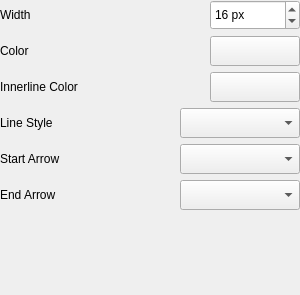
<?xml version="1.0" encoding="UTF-8"?>
<ui version="4.0">
 <class>C_GiSyLineWidget</class>
 <widget class="QWidget" name="C_GiSyLineWidget">
  <property name="geometry">
   <rect>
    <x>0</x>
    <y>0</y>
    <width>300</width>
    <height>295</height>
   </rect>
  </property>
  <property name="sizePolicy">
   <sizepolicy hsizetype="Fixed" vsizetype="Preferred">
    <horstretch>0</horstretch>
    <verstretch>0</verstretch>
   </sizepolicy>
  </property>
  <property name="minimumSize">
   <size>
    <width>300</width>
    <height>0</height>
   </size>
  </property>
  <property name="maximumSize">
   <size>
    <width>300</width>
    <height>16777215</height>
   </size>
  </property>
  <property name="windowTitle">
   <string>Form</string>
  </property>
  <layout class="QGridLayout" name="gridLayout">
   <property name="leftMargin">
    <number>0</number>
   </property>
   <property name="topMargin">
    <number>0</number>
   </property>
   <property name="rightMargin">
    <number>0</number>
   </property>
   <property name="bottomMargin">
    <number>0</number>
   </property>
   <item row="0" column="0">
    <layout class="QVBoxLayout" name="pc_VerticalLayout" stretch="0,0,0,0,0,0,1">
     <item>
      <layout class="QHBoxLayout" name="pc_HorizontalLayout1" stretch="0,1,0">
       <property name="sizeConstraint">
        <enum>QLayout::SetDefaultConstraint</enum>
       </property>
       <item>
        <widget class="stw::opensyde_gui_elements::C_OgeLabToolTipBase" name="pc_LabelWidth">
         <property name="styleRole" stdset="0">
          <string>group-item</string>
         </property>
         <property name="text">
          <string>Width</string>
         </property>
        </widget>
       </item>
       <item>
        <spacer name="pc_HorizontalSpacer_3">
         <property name="orientation">
          <enum>Qt::Horizontal</enum>
         </property>
         <property name="sizeHint" stdset="0">
          <size>
           <width>40</width>
           <height>20</height>
          </size>
         </property>
        </spacer>
       </item>
       <item>
        <widget class="stw::opensyde_gui_elements::C_OgeSpxToolTipBase" name="pc_SpinBoxWidth">
           <property name="styleRole" stdset="0">
            <string>spx-number</string>
           </property>
         <property name="minimumSize">
          <size>
           <width>90</width>
           <height>30</height>
          </size>
         </property>
         <property name="maximumSize">
          <size>
           <width>90</width>
           <height>30</height>
          </size>
         </property>
         <property name="suffix">
          <string> px</string>
         </property>
         <property name="value">
          <number>16</number>
         </property>
        </widget>
       </item>
      </layout>
     </item>
     <item>
      <layout class="QHBoxLayout" name="pc_HorizontalLayout2" stretch="0,1,0">
       <item>
        <widget class="stw::opensyde_gui_elements::C_OgeLabToolTipBase" name="pc_LabelColor">
         <property name="styleRole" stdset="0">
          <string>group-item</string>
         </property>
         <property name="text">
          <string>Color</string>
         </property>
        </widget>
       </item>
       <item>
        <spacer name="pc_HorizontalSpacer_5">
         <property name="orientation">
          <enum>Qt::Horizontal</enum>
         </property>
         <property name="sizeHint" stdset="0">
          <size>
           <width>40</width>
           <height>20</height>
          </size>
         </property>
        </spacer>
       </item>
       <item>
        <widget class="QPushButton" name="pc_BushButtonColor">
         <property name="styleRole" stdset="0">
          <string>color-only</string>
         </property>
         <property name="sizePolicy">
          <sizepolicy hsizetype="Fixed" vsizetype="Fixed">
           <horstretch>0</horstretch>
           <verstretch>0</verstretch>
          </sizepolicy>
         </property>
         <property name="minimumSize">
          <size>
           <width>90</width>
           <height>30</height>
          </size>
         </property>
         <property name="maximumSize">
          <size>
           <width>90</width>
           <height>30</height>
          </size>
         </property>
         <property name="text">
          <string/>
         </property>
        </widget>
       </item>
      </layout>
     </item>
     <item>
      <layout class="QHBoxLayout" name="pc_HorizontalLayoutColorInner" stretch="0,1,0">
       <item>
        <widget class="stw::opensyde_gui_elements::C_OgeLabToolTipBase" name="pc_LabelColorInner">
         <property name="styleRole" stdset="0">
          <string>group-item</string>
         </property>
         <property name="text">
          <string>Innerline Color</string>
         </property>
        </widget>
       </item>
       <item>
        <spacer name="pc_HorizontalSpacerColorInner">
         <property name="orientation">
          <enum>Qt::Horizontal</enum>
         </property>
         <property name="sizeHint" stdset="0">
          <size>
           <width>40</width>
           <height>20</height>
          </size>
         </property>
        </spacer>
       </item>
       <item>
        <widget class="QPushButton" name="pc_BushButtonColorInner">
         <property name="styleRole" stdset="0">
          <string>color-only</string>
         </property>
         <property name="minimumSize">
          <size>
           <width>90</width>
           <height>30</height>
          </size>
         </property>
         <property name="maximumSize">
          <size>
           <width>90</width>
           <height>30</height>
          </size>
         </property>
         <property name="text">
          <string/>
         </property>
        </widget>
       </item>
      </layout>
     </item>
     <item>
      <layout class="QHBoxLayout" name="pc_HorizontalLayout4" stretch="0,1,0">
       <item>
        <widget class="stw::opensyde_gui_elements::C_OgeLabToolTipBase" name="pc_LabelLineStyle">
         <property name="styleRole" stdset="0">
          <string>group-item</string>
         </property>
         <property name="text">
          <string>Line Style</string>
         </property>
        </widget>
       </item>
       <item>
        <spacer name="pc_HorizontalSpacer">
         <property name="orientation">
          <enum>Qt::Horizontal</enum>
         </property>
         <property name="sizeHint" stdset="0">
          <size>
           <width>40</width>
           <height>20</height>
          </size>
         </property>
        </spacer>
       </item>
       <item>
        <widget class="stw::opensyde_gui_elements::C_OgeCbxIconOnly" name="pc_ComboBoxLineStyle">
         <property name="styleRole" stdset="0">
          <string>cbx-line</string>
         </property>
         <property name="sizePolicy">
          <sizepolicy hsizetype="Fixed" vsizetype="Fixed">
           <horstretch>0</horstretch>
           <verstretch>0</verstretch>
          </sizepolicy>
         </property>
         <property name="minimumSize">
          <size>
           <width>120</width>
           <height>30</height>
          </size>
         </property>
         <property name="maximumSize">
          <size>
           <width>120</width>
           <height>30</height>
          </size>
         </property>
         <property name="iconSize">
          <size>
           <width>50</width>
           <height>23</height>
          </size>
         </property>
         <item>
          <property name="text">
           <string/>
          </property>
          <property name="icon">
           <iconset resource="../../application.qrc">
            <normaloff>:/images/graphic_items/LineStyleSolid.png</normaloff>:/images/graphic_items/LineStyleSolid.png</iconset>
          </property>
         </item>
         <item>
          <property name="text">
           <string/>
          </property>
          <property name="icon">
           <iconset resource="../../application.qrc">
            <normaloff>:/images/graphic_items/LineStyleDash.png</normaloff>:/images/graphic_items/LineStyleDash.png</iconset>
          </property>
         </item>
         <item>
          <property name="text">
           <string/>
          </property>
          <property name="icon">
           <iconset resource="../../application.qrc">
            <normaloff>:/images/graphic_items/LineStyleDot.png</normaloff>:/images/graphic_items/LineStyleDot.png</iconset>
          </property>
         </item>
         <item>
          <property name="text">
           <string/>
          </property>
          <property name="icon">
           <iconset resource="../../application.qrc">
            <normaloff>:/images/graphic_items/LineStyleDashDot.png</normaloff>:/images/graphic_items/LineStyleDashDot.png</iconset>
          </property>
         </item>
         <item>
          <property name="text">
           <string/>
          </property>
          <property name="icon">
           <iconset resource="../../application.qrc">
            <normaloff>:/images/graphic_items/LineStyleDashDotDot.png</normaloff>:/images/graphic_items/LineStyleDashDotDot.png</iconset>
          </property>
         </item>
        </widget>
       </item>
      </layout>
     </item>
     <item>
      <layout class="QHBoxLayout" name="pc_HorizontalLayout5">
       <item>
        <widget class="stw::opensyde_gui_elements::C_OgeLabToolTipBase" name="pc_LabelLineStartArrow">
         <property name="styleRole" stdset="0">
          <string>group-item</string>
         </property>
         <property name="text">
          <string>Start Arrow</string>
         </property>
        </widget>
       </item>
       <item>
        <spacer name="pc_HorizontalSpacer_4">
         <property name="orientation">
          <enum>Qt::Horizontal</enum>
         </property>
         <property name="sizeHint" stdset="0">
          <size>
           <width>40</width>
           <height>20</height>
          </size>
         </property>
        </spacer>
       </item>
       <item>
        <widget class="stw::opensyde_gui_elements::C_OgeCbxIconOnly" name="pc_ComboBoxStartArrow">
         <property name="styleRole" stdset="0">
          <string>cbx-arrow</string>
         </property>
         <property name="sizePolicy">
          <sizepolicy hsizetype="Fixed" vsizetype="Fixed">
           <horstretch>0</horstretch>
           <verstretch>0</verstretch>
          </sizepolicy>
         </property>
         <property name="minimumSize">
          <size>
           <width>120</width>
           <height>30</height>
          </size>
         </property>
         <property name="maximumSize">
          <size>
           <width>120</width>
           <height>30</height>
          </size>
         </property>
         <property name="iconSize">
          <size>
           <width>50</width>
           <height>23</height>
          </size>
         </property>
         <item>
          <property name="text">
           <string/>
          </property>
          <property name="icon">
           <iconset resource="../../application.qrc">
            <normaloff>:/images/graphic_items/LineStyleSolid.png</normaloff>
            <selectedoff>:/images/graphic_items/LineStyleSolidSelected.png</selectedoff>:/images/graphic_items/LineStyleSolid.png</iconset>
          </property>
         </item>
         <item>
          <property name="text">
           <string/>
          </property>
          <property name="icon">
           <iconset resource="../../application.qrc">
            <normaloff>:/images/graphic_items/LineArrowHeadType1.png</normaloff>
            <selectedoff>:/images/graphic_items/LineArrowHeadType1Selected.png</selectedoff>:/images/graphic_items/LineArrowHeadType1.png</iconset>
          </property>
         </item>
         <item>
          <property name="text">
           <string/>
          </property>
          <property name="icon">
           <iconset resource="../../application.qrc">
            <normaloff>:/images/graphic_items/LineArrowHeadType2.png</normaloff>
            <selectedoff>:/images/graphic_items/LineArrowHeadType2Selected.png</selectedoff>:/images/graphic_items/LineArrowHeadType2.png</iconset>
          </property>
         </item>
         <item>
          <property name="text">
           <string/>
          </property>
          <property name="icon">
           <iconset resource="../../application.qrc">
            <normaloff>:/images/graphic_items/LineArrowHeadType3.png</normaloff>
            <selectedoff>:/images/graphic_items/LineArrowHeadType3Selected.png</selectedoff>:/images/graphic_items/LineArrowHeadType3.png</iconset>
          </property>
         </item>
         <item>
          <property name="text">
           <string/>
          </property>
          <property name="icon">
           <iconset resource="../../application.qrc">
            <normaloff>:/images/graphic_items/LineArrowHeadType4.png</normaloff>
            <selectedoff>:/images/graphic_items/LineArrowHeadType4Selected.png</selectedoff>:/images/graphic_items/LineArrowHeadType4.png</iconset>
          </property>
         </item>
         <item>
          <property name="text">
           <string/>
          </property>
          <property name="icon">
           <iconset resource="../../application.qrc">
            <normaloff>:/images/graphic_items/LineArrowHeadType5.png</normaloff>
            <selectedoff>:/images/graphic_items/LineArrowHeadType5Selected.png</selectedoff>:/images/graphic_items/LineArrowHeadType5.png</iconset>
          </property>
         </item>
        </widget>
       </item>
      </layout>
     </item>
     <item>
      <layout class="QHBoxLayout" name="pc_HorizontalLayout6">
       <item>
        <widget class="stw::opensyde_gui_elements::C_OgeLabToolTipBase" name="pc_LabelLineEndArrow">
         <property name="styleRole" stdset="0">
          <string>group-item</string>
         </property>
         <property name="text">
          <string>End Arrow</string>
         </property>
        </widget>
       </item>
       <item>
        <spacer name="pc_HorizontalSpacer_6">
         <property name="orientation">
          <enum>Qt::Horizontal</enum>
         </property>
         <property name="sizeHint" stdset="0">
          <size>
           <width>40</width>
           <height>20</height>
          </size>
         </property>
        </spacer>
       </item>
       <item>
        <widget class="stw::opensyde_gui_elements::C_OgeCbxIconOnly" name="pc_ComboBoxEndArrow">
         <property name="styleRole" stdset="0">
          <string>cbx-arrow</string>
         </property>
         <property name="sizePolicy">
          <sizepolicy hsizetype="Fixed" vsizetype="Fixed">
           <horstretch>0</horstretch>
           <verstretch>0</verstretch>
          </sizepolicy>
         </property>
         <property name="minimumSize">
          <size>
           <width>120</width>
           <height>30</height>
          </size>
         </property>
         <property name="maximumSize">
          <size>
           <width>120</width>
           <height>30</height>
          </size>
         </property>
         <property name="iconSize">
          <size>
           <width>50</width>
           <height>23</height>
          </size>
         </property>
         <item>
          <property name="text">
           <string/>
          </property>
          <property name="icon">
           <iconset resource="../../application.qrc">
            <normaloff>:/images/graphic_items/LineStyleSolid.png</normaloff>
            <selectedoff>:/images/graphic_items/LineStyleSolidSelected.png</selectedoff>:/images/graphic_items/LineStyleSolid.png</iconset>
          </property>
         </item>
         <item>
          <property name="text">
           <string/>
          </property>
          <property name="icon">
           <iconset resource="../../application.qrc">
            <normaloff>:/images/graphic_items/LineArrowHeadType1.png</normaloff>
            <selectedoff>:/images/graphic_items/LineArrowHeadType1Selected.png</selectedoff>:/images/graphic_items/LineArrowHeadType1.png</iconset>
          </property>
         </item>
         <item>
          <property name="text">
           <string/>
          </property>
          <property name="icon">
           <iconset resource="../../application.qrc">
            <normaloff>:/images/graphic_items/LineArrowHeadType2.png</normaloff>
            <selectedoff>:/images/graphic_items/LineArrowHeadType2Selected.png</selectedoff>:/images/graphic_items/LineArrowHeadType2.png</iconset>
          </property>
         </item>
         <item>
          <property name="text">
           <string/>
          </property>
          <property name="icon">
           <iconset resource="../../application.qrc">
            <normaloff>:/images/graphic_items/LineArrowHeadType3.png</normaloff>
            <selectedoff>:/images/graphic_items/LineArrowHeadType3Selected.png</selectedoff>:/images/graphic_items/LineArrowHeadType3.png</iconset>
          </property>
         </item>
         <item>
          <property name="text">
           <string/>
          </property>
          <property name="icon">
           <iconset resource="../../application.qrc">
            <normaloff>:/images/graphic_items/LineArrowHeadType4.png</normaloff>
            <selectedoff>:/images/graphic_items/LineArrowHeadType4Selected.png</selectedoff>:/images/graphic_items/LineArrowHeadType4.png</iconset>
          </property>
         </item>
         <item>
          <property name="text">
           <string/>
          </property>
          <property name="icon">
           <iconset resource="../../application.qrc">
            <normaloff>:/images/graphic_items/LineArrowHeadType5.png</normaloff>
            <selectedoff>:/images/graphic_items/LineArrowHeadType5Selected.png</selectedoff>:/images/graphic_items/LineArrowHeadType5.png</iconset>
          </property>
         </item>
        </widget>
       </item>
      </layout>
     </item>
     <item>
      <spacer name="pc_VerticalSpacer">
       <property name="orientation">
        <enum>Qt::Vertical</enum>
       </property>
       <property name="sizeHint" stdset="0">
        <size>
         <width>20</width>
         <height>40</height>
        </size>
       </property>
      </spacer>
     </item>
    </layout>
   </item>
  </layout>
 </widget>
 <customwidgets>
  <customwidget>
   <class>stw::opensyde_gui_elements::C_OgeLabToolTipBase</class>
   <extends>QLabel</extends>
   <header>C_OgeLabToolTipBase.hpp</header>
  </customwidget>
  <customwidget>
   <class>stw::opensyde_gui_elements::C_OgeSpxToolTipBase</class>
   <extends>QSpinBox</extends>
   <header>C_OgeSpxToolTipBase.hpp</header>
  </customwidget>
  <customwidget>
   <class>stw::opensyde_gui_elements::C_OgeCbxIconOnly</class>
   <extends>QComboBox</extends>
   <header>C_OgeCbxIconOnly.hpp</header>
  </customwidget>
 </customwidgets>
 <resources>
  <include location="../../application.qrc"/>
 </resources>
 <connections/>
</ui>
